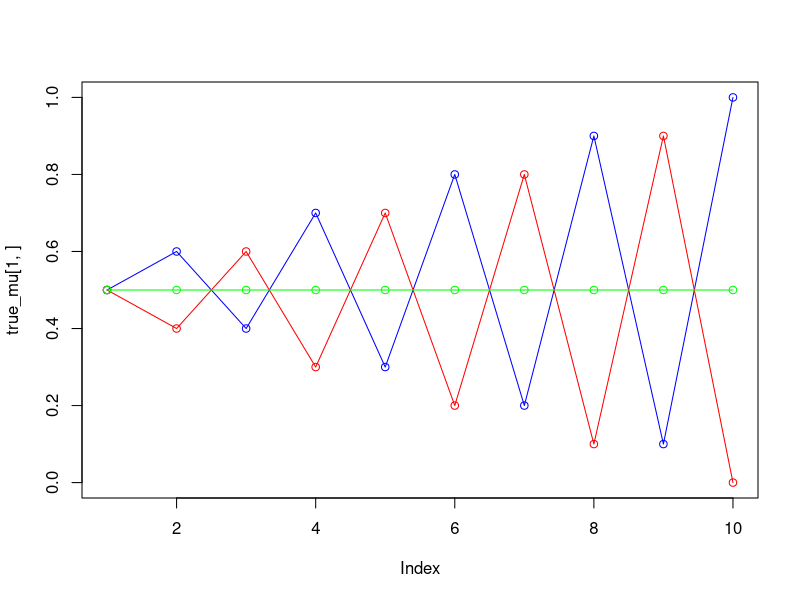
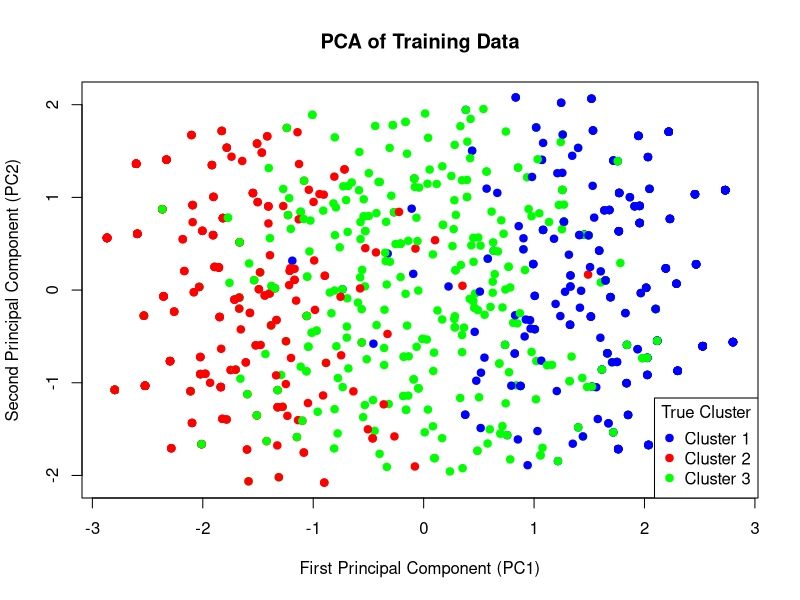
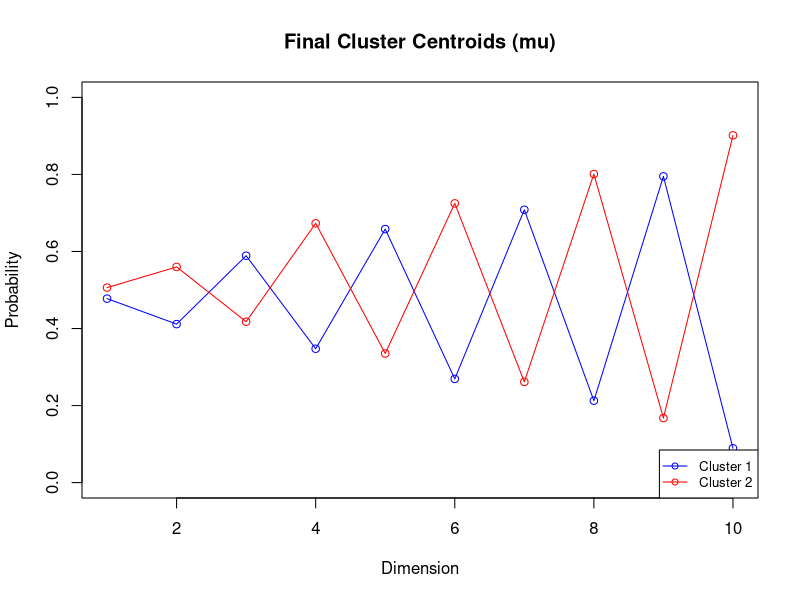
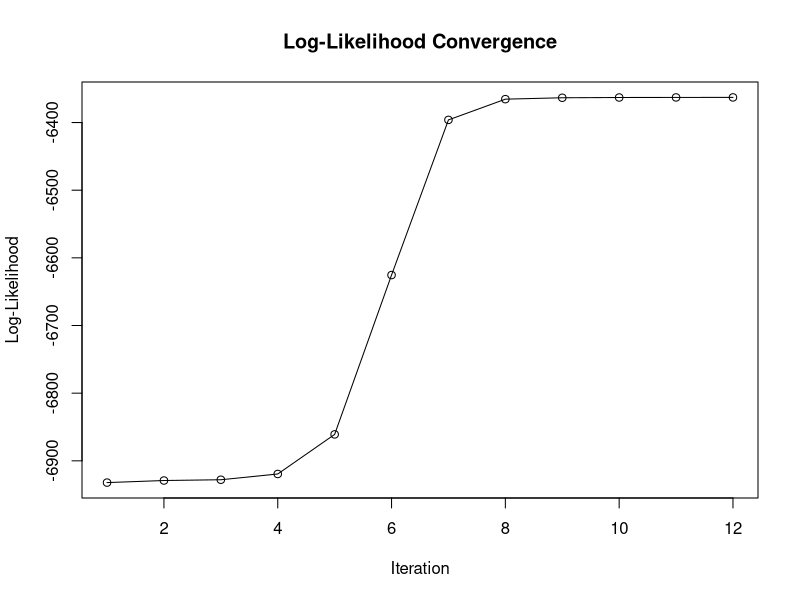
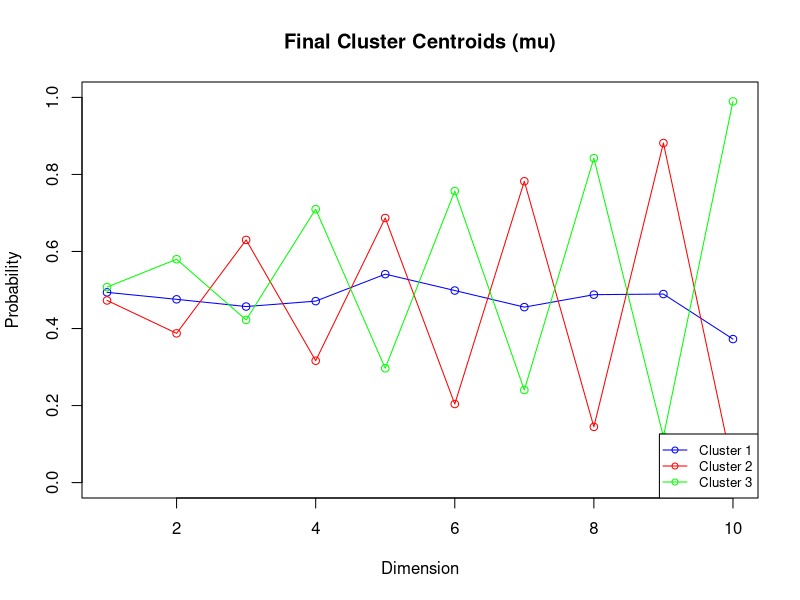
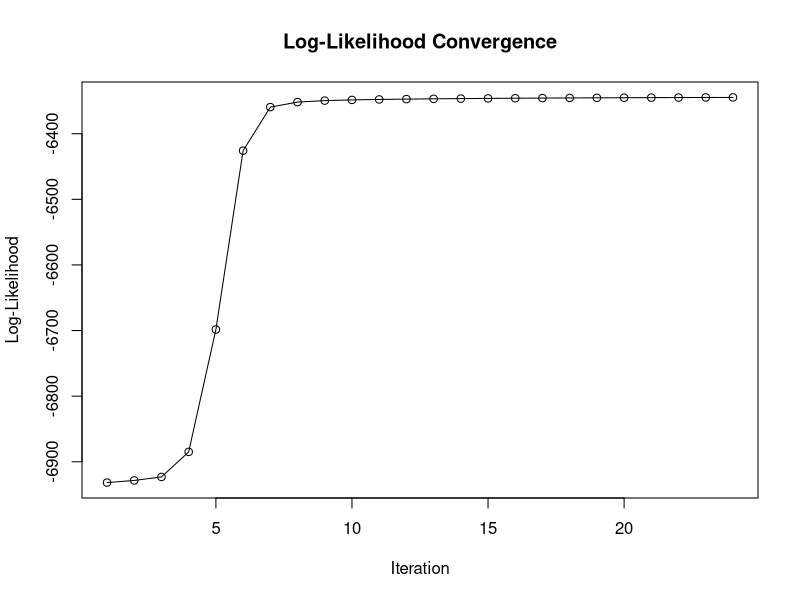
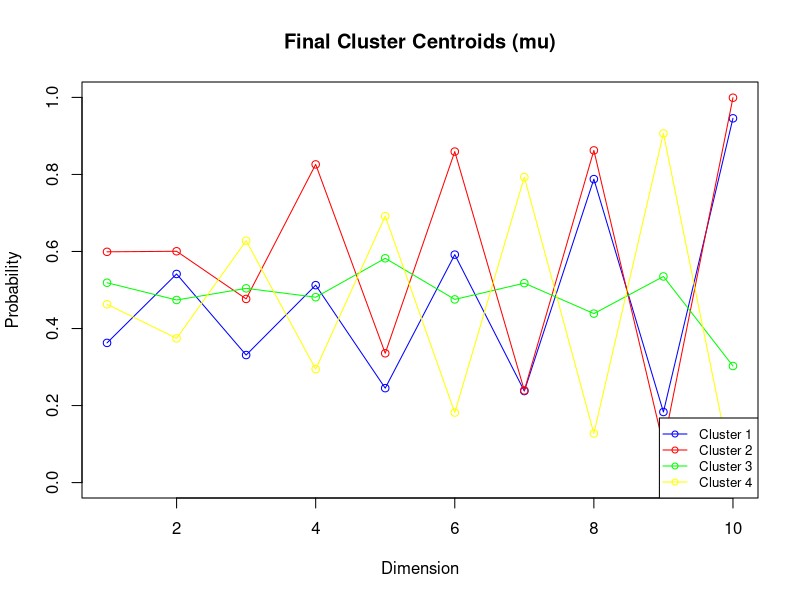
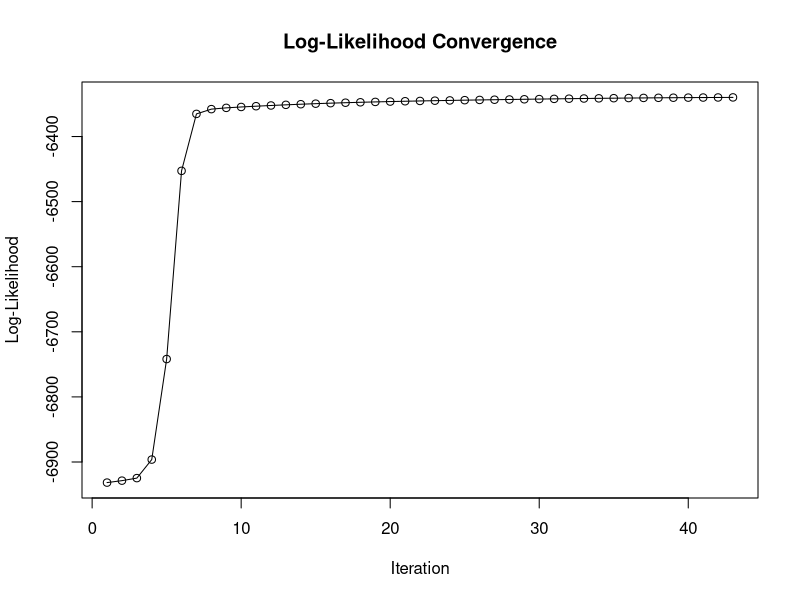

These charts were generated, in order, by the following R code:
## ---- chunk 1
knitr::opts_chunk$set(echo = FALSE)
## ---- chunk 2
# TASK 2 CODES

# --- Data Generation (with cluster tracking) ---
seed_value <- 1234567890
set.seed(seed_value)
n=1000 
D=10 
x <- matrix(nrow=n, ncol=D)
true_pi=c(1/3, 1/3, 1/3)
true_mu <- matrix(nrow=3, ncol=D)
true_mu[1,]=c(0.5,0.6,0.4,0.7,0.3,0.8,0.2,0.9,0.1,1)
true_mu[2,]=c(0.5,0.4,0.6,0.3,0.7,0.2,0.8,0.1,0.9,0)
true_mu[3,]=c(0.5,0.5,0.5,0.5,0.5,0.5,0.5,0.5,0.5,0.5)
plot(true_mu[1,], type="o", col="blue", ylim=c(0,1))
points(true_mu[2,], type="o", col="red")
points(true_mu[3,], type="o", col="green")
## ---- chunk 3
# This vector will store the true cluster for each point
true_cluster_ids <- vector(length = n)

# Generate the training data
for(i in 1:n) {
  # Sample a cluster for the data point
  m <- sample(1:3, 1, prob = true_pi)
  # Store the cluster id
  true_cluster_ids[i] <- m
  # Generate the data point from the chosen cluster's distribution
  for(d in 1:D) {
    x[i,d] <- rbinom(1, 1, true_mu[m,d])
  }
}

# Plotting the Training Data with PCA
pca_result <- prcomp(x, center = TRUE, scale. = TRUE)
pca_plot_data <- as.data.frame(pca_result$x[, 1:2])
colnames(pca_plot_data) <- c("PC1", "PC2")
cluster_colors <- c("blue", "red", "green")
plot(pca_plot_data$PC1, pca_plot_data$PC2,
     main = "PCA of Training Data",
     xlab = "First Principal Component (PC1)",
     ylab = "Second Principal Component (PC2)",
     pch = 19,  # Use solid circles for points
     col = cluster_colors[true_cluster_ids]) # Assign colors based on true cluster IDs
legend("bottomright",
       legend = c("Cluster 1", "Cluster 2", "Cluster 3"),
       col = cluster_colors,
       pch = 19,
       title = "True Cluster")
## ---- chunk 4
em_algo <- function(M, x, seed=NULL) {
  n <- nrow(x)
  D <- ncol(x)
  max_it <- 100
  min_change <- 0.1
  w <- matrix(nrow=n, ncol=M) # weights
  pi <- vector(length = M) # mixing coefficients
  mu <- matrix(nrow=M, ncol=D) # conditional distributions
  llik <- vector(length = max_it) # log likelihood of the EM iterations
  
  # If a seed is provided, set it. This makes the run reproducible.
  # Important as the algorithm appears to be very sensitive to     initialization
  if (!is.null(seed)) {
    set.seed(seed)
  }
  # Random initialization of the parameters
  pi <- runif(M,0.49,0.51)
  pi <- pi / sum(pi)
  for(m in 1:M) {
    mu[m,] <- runif(D,0.49,0.51)
  }
  colors = c("blue", "red", "green", "yellow")
  for(it in 1:max_it) {
    # E-step: Computation of the weights
    for (i in 1:n) {
      # Calculate the probability of each data point belonging to each cluster
      for (m in 1:M) {
        # The term prod(mu[m,]^x[i,] * (1-mu[m,])^(1-x[i,])) calculates the probability
        # of observing the data point x[i,] given it was generated by cluster m.
        # This is multiplied by the mixing coefficient pi[m].
        w[i, m] <- pi[m] * prod(mu[m,]^x[i,] * (1 - mu[m,])^(1 - x[i,]))
      }
      # Normalize the weights for each data point so that they sum to 1.
      # This gives the posterior probability of cluster membership.
      w[i,] <- w[i,] / sum(w[i,])
    }
    #Log likelihood computation.
    llik[it] <- 0
    for (i in 1:n) {
      log_sum <- 0
      for (m in 1:M) {
        # The probability of a data point is the sum of the probabilities of that
        # data point being generated by each cluster, weighted by the mixing coefficients.
        log_sum <- log_sum + pi[m] * prod(mu[m,]^x[i,] * (1 - mu[m,])^(1 - x[i,]))
      }
      # We take the log of this sum and add it to the total log-likelihood.
      llik[it] <- llik[it] + log(log_sum)
    }
    flush.console()
    # Stop if the lok likelihood has not changed significantly
    if (it > 1) {
      if (abs(llik[it] - llik[it - 1]) < min_change) {
        break
      }
    }
    #M-step: ML parameter estimation from the data and weights
    # Re-estimate the mixing coefficients.
    for (m in 1:M) {
      # The new mixing coefficient for a cluster is the average of the weights
      # of that cluster over all data points.
      pi[m] <- sum(w[, m]) / n
    }
    # Re-estimate the conditional distributions (mu).
    for (m in 1:M) {
      # The new mean for a cluster is the weighted average of the data points,
      # where the weights are the posterior probabilities of cluster membership.
      mu[m,] <- colSums(x * w[, m]) / sum(w[, m])
    }
  }
  results <- list(
    pi = pi,                 # Final mixing coefficients
    mu = mu,                 # Final conditional probabilities (centroids)
    llik = llik[1:it]      # Log-likelihood values for iterations that were run
  )
  
  return(results)
}


plotting <- function(pi, mu, llik) {
  colors <- c("blue", "red", "green", "yellow")
  # par(mfrow = c(2, 1))
  plot(mu[1,], type="o", col="blue", ylim=c(0,1),
       main = "Final Cluster Centroids (mu)",
       xlab = "Dimension",
       ylab = "Probability")
  # grid()

  for (j in 2:nrow(mu)) {
    points(mu[j,], type="o", col=colors[j])
  }
  legend("bottomright", legend = paste("Cluster", 1:M), col = colors, lty = 1, pch = 1, cex=0.8)
  
  plot(llik[1:length(llik)], type="o",
       main = "Log-Likelihood Convergence",
       xlab = "Iteration",
       ylab = "Log-Likelihood")
  # grid()
  
  # par(mfrow = c(1, 1))
}

run_and_plot <- function(M, x, seed_value) {
  results <- em_algo(M, x, seed_value)
  pi <- results$pi
  mu <- results$mu
  llik <- results$llik
  print(paste("Number of clusters: ", M))
  print(paste("Log likelihood: ", llik[length(llik)]))
  print(paste("pi: ", paste(pi, collapse=", ")))
  plotting(pi, mu, llik)
  return(results)
}

all_models <- list()
## ---- chunk 5
M=2 # number of clusters
all_models[[as.character(M)]] <- run_and_plot(M, x, seed_value)
## ---- chunk 6
M=3 # number of clusters
all_models[[as.character(M)]] <- run_and_plot(M, x, seed_value)
## ---- chunk 7
M=4 # number of clusters
all_models[[as.character(M)]] <- run_and_plot(M, x, seed_value)
## ---- chunk 8
results_table <- data.frame(
  M = integer(),
  LogLikelihood = double(),
  NumParams = integer(),
  AIC = double(),
  BIC = double()
)

for (M in 2:4) {
  model <- all_models[[as.character(M)]]
  
  logL <- tail(model$llik, 1)
  k <- (M - 1) + (M * D)
  
  aic <- 2 * k - 2 * logL
  bic <- k * log(n) - 2 * logL
  
  results_table <- rbind(results_table, data.frame(
    M = M,
    LogLikelihood = logL,
    NumParams = k,
    AIC = aic,
    BIC = bic
  ))
}

knitr::kable(results_table, digits = 2, caption = "Model Selection Results")
